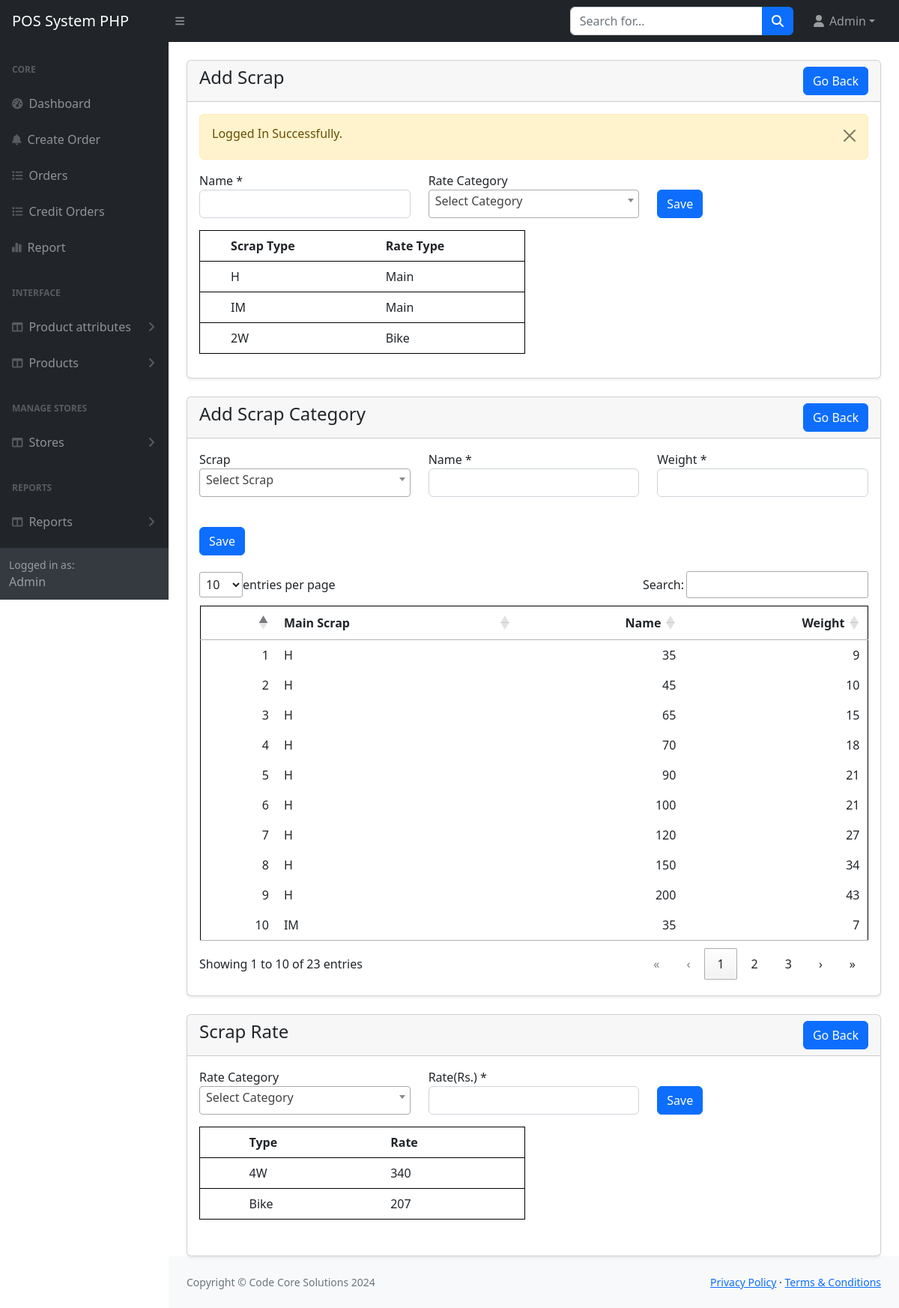
The page /main/admin/scrap.php (signed in) on the database as committed earlier.
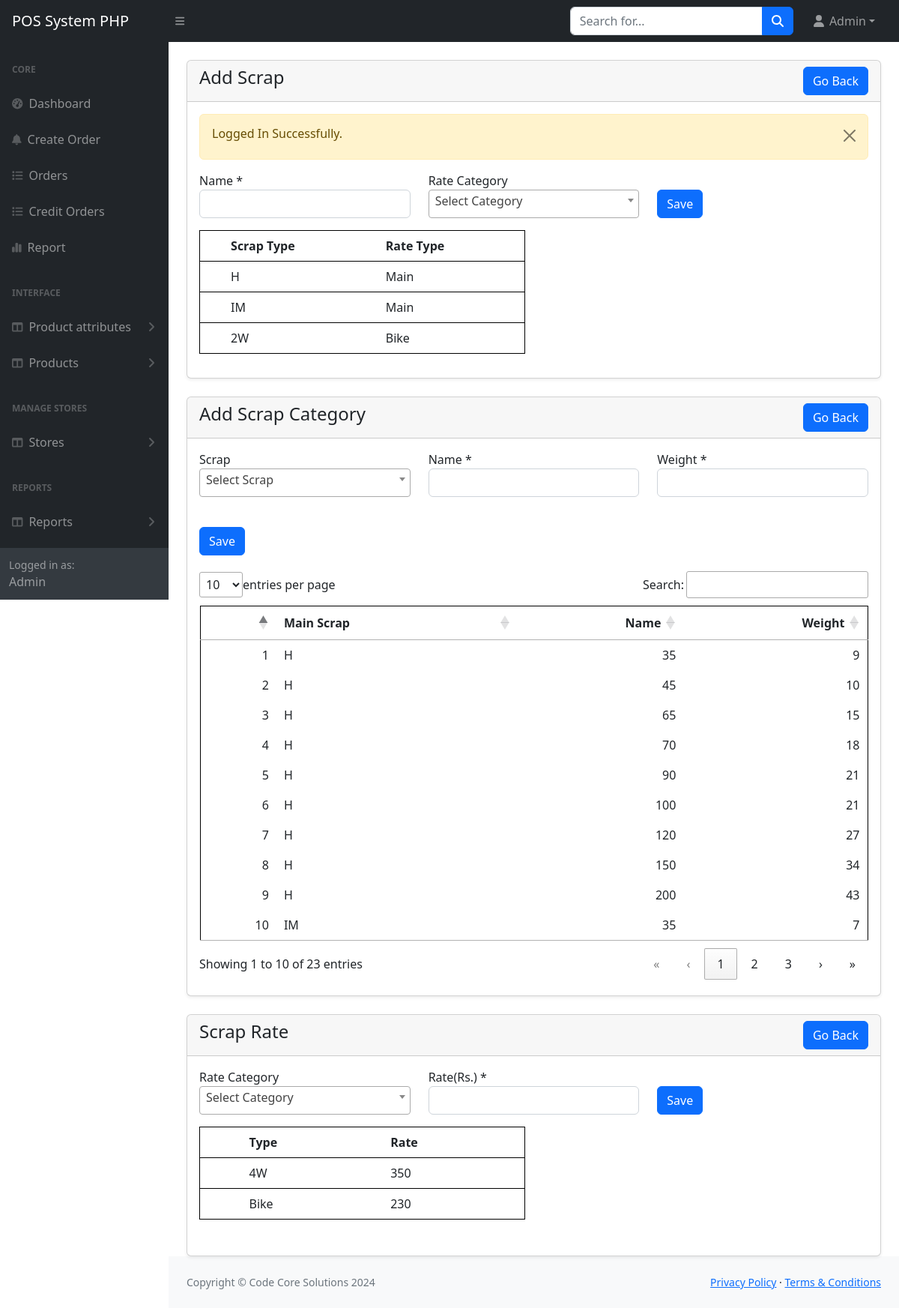
The same page on the database as committed later.
### tables this page shows
CREATE TABLE `scrap_rate` (
  `id` int(11) NOT NULL,
  `rateType` varchar(255) NOT NULL,
  `rate_` varchar(255) NOT NULL
);

### main/config/function.php (called while the page is built, shortened)
<?php
require "dbcon.php";
function validate($inputData)
{
    global $conn;
    if ($inputData != NULL) {
        $validateData = mysqli_real_escape_string($conn, $inputData);
        return trim($validateData);
    }
}
function getAll($tableName, $status = NULL)
{
    global $conn;
    $table = validate($tableName);
    $status = validate($status);
    if ($status == "status") {
        $query = "SELECT * FROM $table WHERE $status = '0'";
    } else {
        $query = "SELECT * FROM $table";
    }
    $result = mysqli_query($conn, $query);
    return $result;
}

### main/admin/scrap.php (the view, shortened to what the changed rows need)
<?php
include('includes/header.php');
?>
<main>
    <div class="container-fluid px-4">
        <div class="card mt-4 shadow-sm">
            <div class="card-body">
                <form action="code.php" method="POST">
                    <div class="row">
                            <?php
                                $scraps = getAll('scrap_rate');
                            ?>
                        <div class="col-md-6">
                            <table class="table" style="border:1px solid black">
                                <tr>
                                    <th>Scrap Type</th>
                                    <th>Rate Type</th>
                                </tr>
                            </table>
                        </div>
                    </div>
                </form>
            </div>
        </div>
    </div>
    <div class="container-fluid px-4">
        <div class="card mt-4 shadow-sm">
            <div class="card-body">
                <form action="code.php" method="POST">
                    <div class="row">
                        <div class="col-md-12">
                            <div style="">
                            <table class="" style="border:1px solid black" id="scrap-table">
                            <thead>
                                <tr>
                                    <td></td>
                                    <th>Main Scrap</th>
                                    <th>Name</th>
                                    <th>Weight</th>
                                </tr>
                            </thead>
                            </table>
                            </div>
                        </div>
                    </div>
                </form>
            </div>
        </div>
    </div>
    <div class="container-fluid px-4">
        <div class="card mt-4 shadow-sm">
            <div class="card-body">
                <form action="code.php" method="POST">
                    <div class="row">
                        <div class="col-md-6 mb-3">
                           <table class="table" style="border:1px solid black">
                                <tr>
                                    <th>Type</th>
                                    <th>Rate</th>
                                </tr>
                                <?php
                                    $scraps = getAll('scrap_rate');
                                    if (mysqli_num_rows($scraps) > 0) {
                                        foreach($scraps as $scrap){
                                            echo "<tr><td></td><td>".$scrap['rateType']."</td><td>".$scrap['rate_']."</td></tr>";
                                        }
                                    }
                                ?>
                            </table>
                        </div>
                    </div>
                </form>
            </div>
        </div>
    </div>
</main>
<?php
include('includes/footer.php');
?>

Rows that differ between the two databases and show on the page:
changed scrap_rate (number 1 of 2 on the later page): rate_ "340" → "350"
changed scrap_rate "Bike": rate_ "207" → "230"
